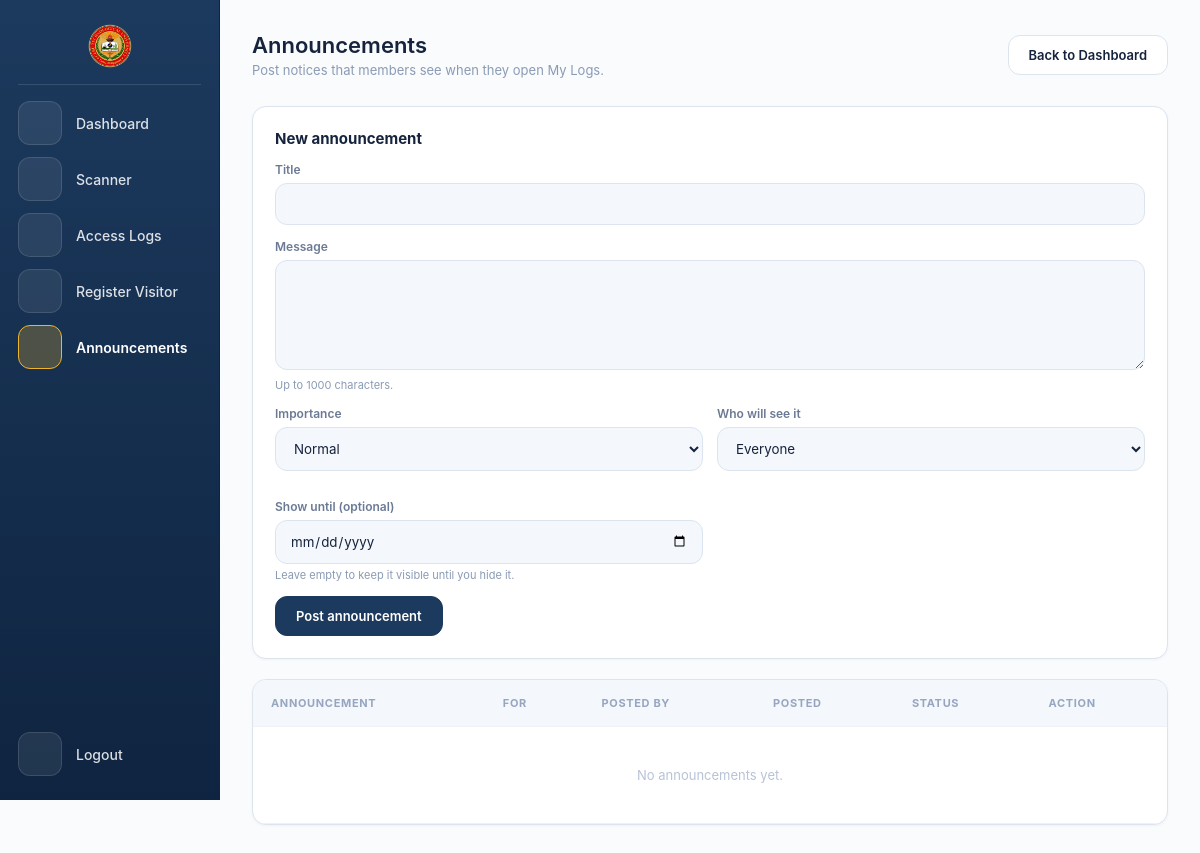
The page /test/announcements.php (signed in) on the database as committed earlier.
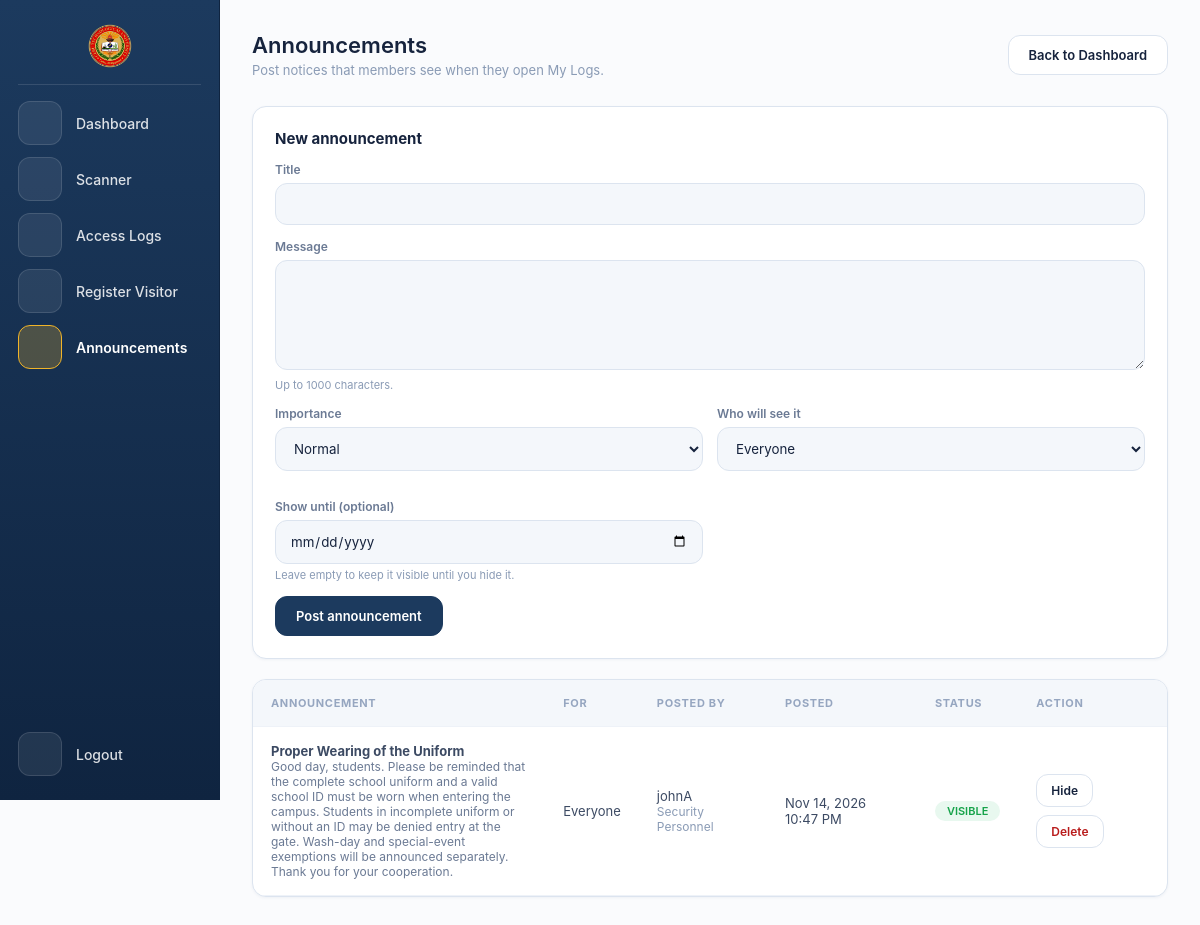
The same page on the database as committed later.
### tables this page shows
CREATE TABLE `announcements` (
  `id` int(11) NOT NULL,
  `title` varchar(120) NOT NULL,
  `message` text NOT NULL,
  `audience` varchar(20) NOT NULL DEFAULT 'All',
  `importance` varchar(10) NOT NULL DEFAULT 'Normal',
  `posted_by` varchar(100) NOT NULL,
  `posted_role` varchar(30) NOT NULL,
  `expires_at` date DEFAULT NULL,
  `active` tinyint(1) NOT NULL DEFAULT 1,
  `created_at` datetime NOT NULL DEFAULT current_timestamp()
);

### test/announcements.php (the view, shortened to what the changed rows need)
<?php
include 'db.php';
$conn->query("CREATE TABLE IF NOT EXISTS announcements (
  id INT AUTO_INCREMENT PRIMARY KEY,
  title VARCHAR(120) NOT NULL,
  message TEXT NOT NULL,
  audience VARCHAR(20) NOT NULL DEFAULT 'All',
  importance VARCHAR(10) NOT NULL DEFAULT 'Normal',
  posted_by VARCHAR(100) NOT NULL,
  posted_role VARCHAR(30) NOT NULL,
  expires_at DATE NULL,
  active TINYINT(1) NOT NULL DEFAULT 1,
  created_at DATETIME NOT NULL DEFAULT CURRENT_TIMESTAMP,
  INDEX (active, created_at)
) ENGINE=InnoDB DEFAULT CHARSET=utf8mb4");
function e($s) { return htmlspecialchars((string)$s, ENT_QUOTES, 'UTF-8'); }
$audiences = ['All' => 'Everyone', 'Student' => 'Students', 'Faculty' => 'Faculty', 'Staff' => 'Staff', 'Alumni' => 'Alumni'];
$list = $conn->query("SELECT id, title, message, audience, importance, posted_by, posted_role, expires_at, active, created_at FROM announcements ORDER BY created_at DESC, id DESC LIMIT 100");
?>
<!DOCTYPE html>
<html lang="en">
<head>
<link rel="stylesheet" href="mobile.css">
</head>
<body>
<main class="main">
  <div class="header">
    <div class="header-left">
      <h1>Announcements</h1>
    </div>
  </div>
  <div class="container">
    <div class="table-scroll">
      <table>
        <tr>
          <th>Announcement</th>
          <th>For</th>
          <th>Posted by</th>
          <th>Posted</th>
          <th>Status</th>
          <th>Action</th>
        </tr>
        <?php if ($list && $list->num_rows > 0): while ($a = $list->fetch_assoc()):
          $expired = $a['expires_at'] && $a['expires_at'] < date('Y-m-d');
          if (!$a['active'])      { $stCls = 'status-hidden';  $stTxt = 'Hidden'; }
          elseif ($expired)       { $stCls = 'status-expired'; $stTxt = 'Expired'; }
          else                    { $stCls = 'status-visible'; $stTxt = 'Visible'; }
        ?>
        <tr>
          <td>
            <strong><?= e($a['title']) ?></strong>
            <div class="msg-cell"><?= e($a['message']) ?></div>
          </td>
          <td><?= e($audiences[$a['audience']] ?? $a['audience']) ?></td>
          <td><?= e($a['posted_by']) ?><div class="muted-text"><?= e($a['posted_role']) ?></div></td>
          <td><?= e(date('M j, Y g:i A', strtotime($a['created_at']))) ?>
            <?php if ($a['expires_at']): ?><div class="muted-text">Until <?= e(date('M j, Y', strtotime($a['expires_at']))) ?></div><?php endif; ?></td>
          <td><span class="badge <?= $stCls ?>"><?= $stTxt ?></span></td>
          <td>
            <div class="row-actions">
              <form method="post">
                <button class="btn btn-sm" type="submit"><?= $a['active'] ? 'Hide' : 'Show' ?></button>
              </form>
              <form method="post" onsubmit="return confirm('Delete this announcement for good?')">
                <button class="btn btn-sm btn-danger" type="submit">Delete</button>
              </form>
            </div>
          </td>
        </tr>
        <?php endwhile; else: ?>
          <tr><td colspan="6" class="empty">No announcements yet.</td></tr>
        <?php endif; ?>
      </table>
    </div>
  </div>
</main>
</body>
</html>

Rows that differ between the two databases and show on the page:
added announcements: title "Proper Wearing of the Uniform", message "Good day, students. Please be reminded that the complete school uniform and a valid school ID must be worn when entering the campus. Students in incomplete uniform or without an ID may be denied entry at the gate. Wash-day and special-event exemptions will be announced separately. Thank you for your cooperation.", audience "Everyone", posted_by "johnA", posted_role "Security Personnel", created_at "Nov 14, 2026 10:47 PM", stTxt "VISIBLE", shows "Hide"
Other text that changed with them:
text no longer shown: "No announcements yet."
